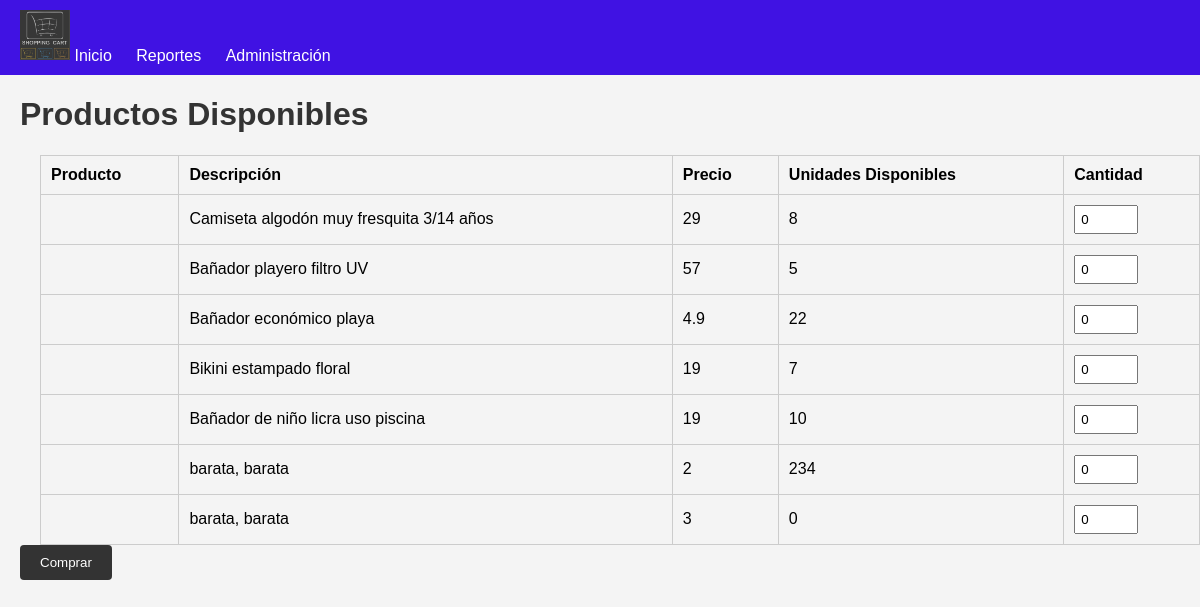
The page /Ejm1Tienda/index.php on the database its author committed.
### tables this page shows
CREATE TABLE `productos` (
  `id` int(11) NOT NULL,
  `producto` varchar(250) NOT NULL,
  `descripcion` varchar(250) NOT NULL,
  `precio` float NOT NULL,
  `unidades` int(11) NOT NULL
);

### Ejm1Tienda/index.php (the view, shortened to what this page needs)
<?php
include 'db.php';
$productos = $pdo->query('SELECT * FROM productos')->fetchAll(PDO::FETCH_ASSOC);
?>
<!DOCTYPE html>
<html lang="es">
<head>
    <link rel="stylesheet" href="style.css">
</head>
<body>
    <header>
        <img src="./logo/logo.png" alt="Logo de la Tienda" class="logo">
        <nav>
            <ul>
                <li><a href="index.php">Inicio</a></li>
                <li><a href="reportes.php">Reportes</a></li>
                <li><a href="admin.php">Administración</a></li>
            </ul>
        </nav>
    </header>
    <h1>Productos Disponibles</h1>
    <form action="comprar.php" method="post">
        <table>
            <tr>
                <th>Producto</th>
                <th>Descripción</th>
                <th>Precio</th>
                <th>Unidades Disponibles</th>
                <th>Cantidad</th>
            </tr>
            <?php foreach ($productos as $producto): ?>
                <tr>
                    <td><?php echo htmlspecialchars($producto['nombre']); ?></td>
                    <td><?php echo htmlspecialchars($producto['descripcion']); ?></td>
                    <td><?php echo htmlspecialchars($producto['precio']); ?></td>
                    <td><?php echo htmlspecialchars($producto['unidades']); ?></td>
                    <td>
                        <input type="number" name="cantidad[<?php echo $producto['id']; ?>]" min="0" max="<?php echo $producto['unidades']; ?>" value="0">
                    </td>
                </tr>
            <?php endforeach; ?>
        </table>
        <input type="submit" value="Comprar">
    </form>
</body>
</html>

### Ejm1Tienda/style.css (style rules this page uses)
body { font-family: Arial, sans-serif; background-color: #f4f4f4; margin: 0; padding: 0; }
header { background-color: #4012e3; color: white; padding: 10px 0; }
header .logo { height: 50px; margin-left: 20px; }
header nav { display: inline-block; vertical-align: middle; }
header nav ul { list-style: none; margin: 0; padding: 0; }
header nav ul li { display: inline; margin-right: 20px; }
header nav ul li a { color: white; text-decoration: none; }
h1, h2 { color: #333; margin-left: 20px; }
form, table, ul { margin-left: 20px; margin-right: 20px; }
table { width: 100%; border-collapse: collapse; }
table, th, td { border: 1px solid #ccc; }
th, td { padding: 10px; text-align: left; }
input[type="number"] { width: 50px; padding: 5px; }
input[type="submit"] { padding: 10px 20px; background-color: #333; color: white; border: none; border-radius: 4px; cursor: pointer; }
a { color: #333; text-decoration: none; }

### rows shown on the page
productos: descripcion "Camiseta algodón muy fresquita 3/14 años", precio "29", unidades "8"
productos: descripcion "Bañador playero filtro UV", precio "57", unidades "5"
productos: descripcion "Bañador económico playa", precio "4.9", unidades "22"
productos: descripcion "Bikini estampado floral", precio "19", unidades "7"
productos: descripcion "Bañador de niño licra uso piscina", precio "19", unidades "10"
productos: descripcion "barata, barata", precio "2", unidades "234"
productos: descripcion "barata, barata", precio "3", unidades "0"
